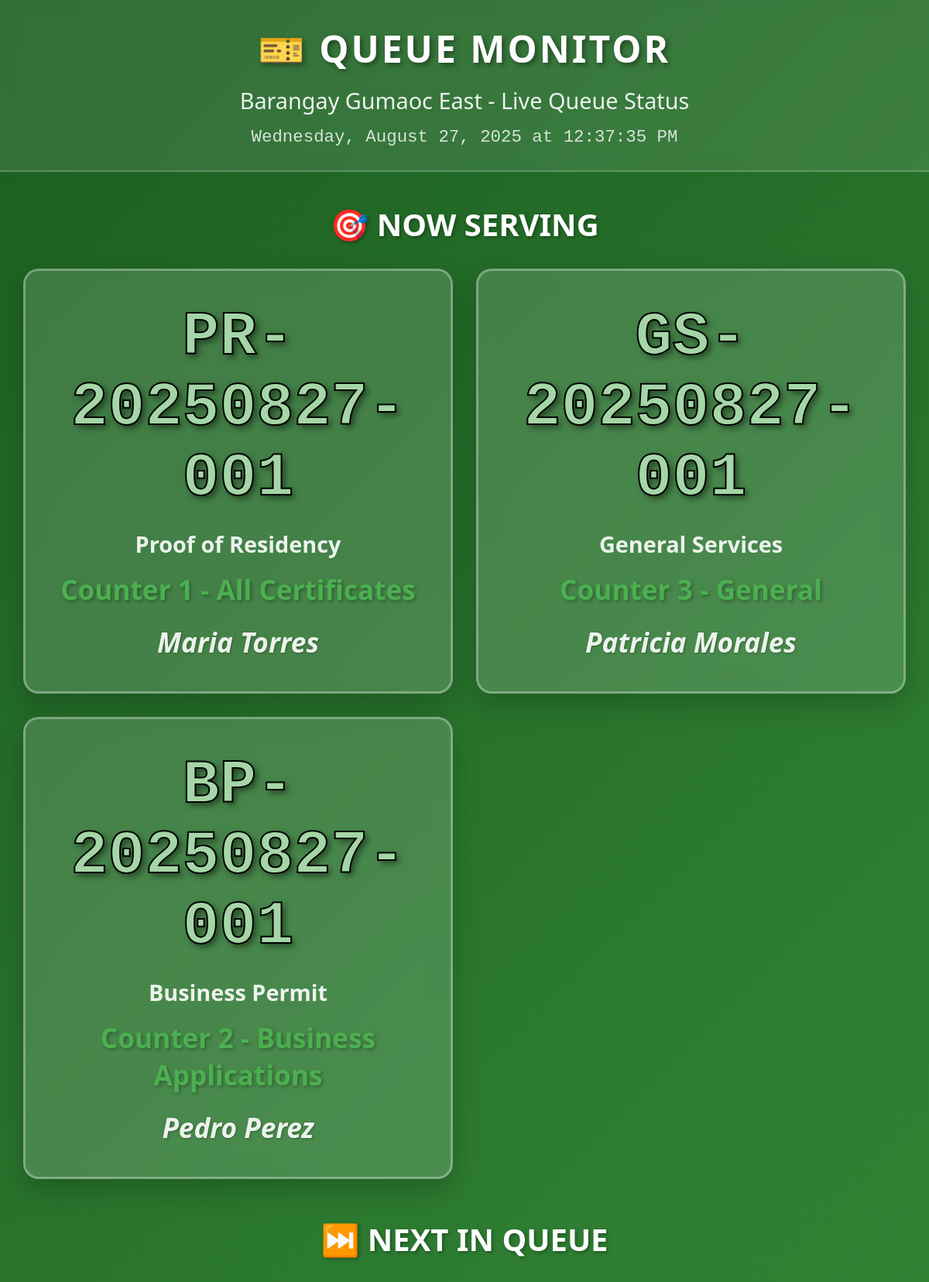
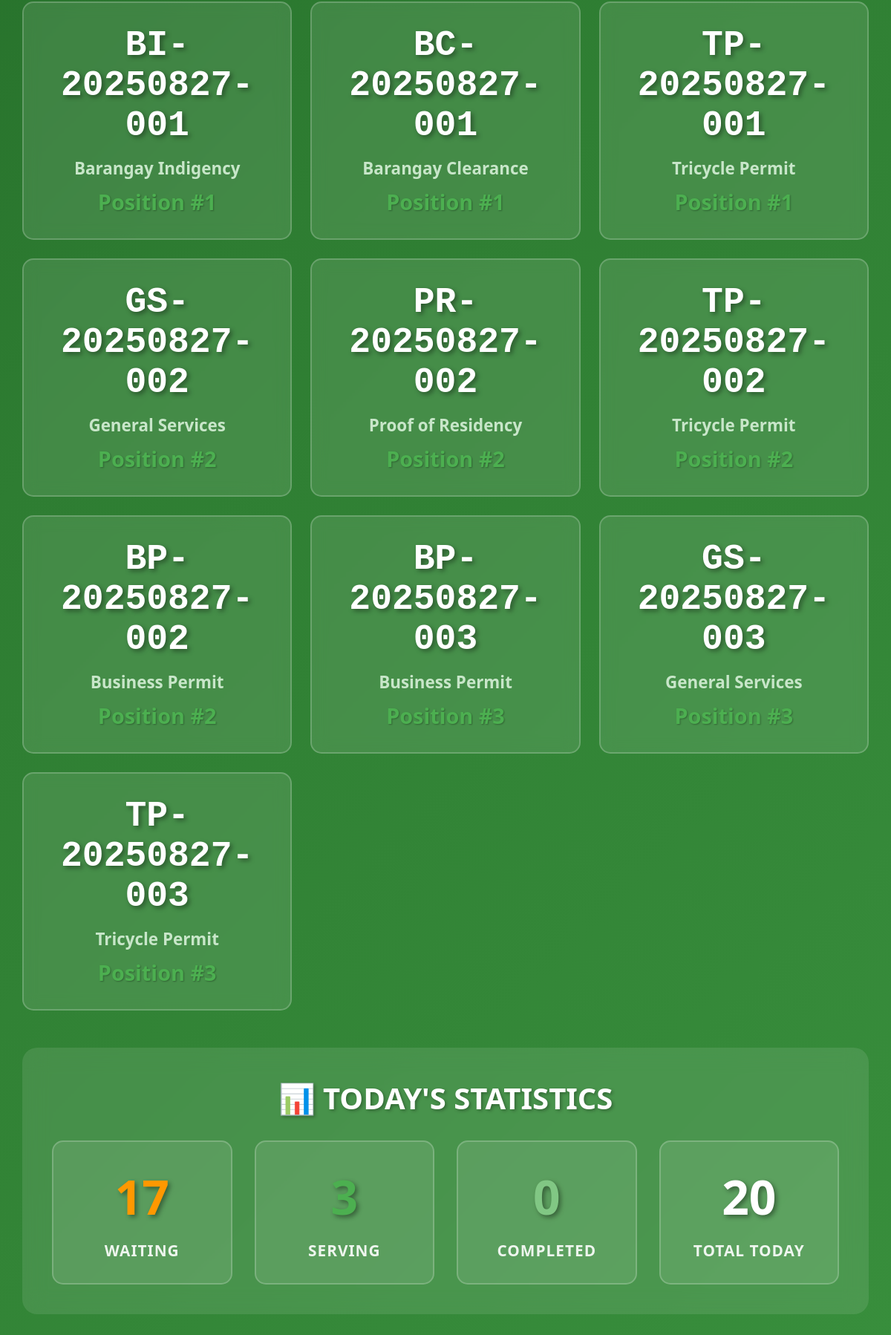
Page /pages/queue-kiosk.php on the committed database (2 pictures, top to bottom).
### tables this page shows
CREATE TABLE `queue_counters` (
  `id` int(11) NOT NULL,
  `counter_number` varchar(10) NOT NULL,
  `counter_name` varchar(50) NOT NULL,
  `service_id` int(11) DEFAULT NULL,
  `operator_name` varchar(100) DEFAULT NULL,
  `is_active` tinyint(1) DEFAULT 1,
  `current_ticket_id` int(11) DEFAULT NULL,
  `last_called_at` timestamp NULL DEFAULT NULL,
  `created_at` timestamp NOT NULL DEFAULT current_timestamp(),
  `updated_at` timestamp NOT NULL DEFAULT current_timestamp() ON UPDATE current_timestamp()
);

CREATE TABLE `queue_tickets` (
  `id` int(11) NOT NULL,
  `ticket_number` varchar(20) NOT NULL,
  `service_id` int(11) NOT NULL,
  `customer_name` varchar(100) NOT NULL,
  `mobile_number` varchar(20) DEFAULT NULL,
  `user_id` int(11) DEFAULT NULL,
  `purpose` text DEFAULT NULL,
  `priority_level` enum('normal','priority','urgent') DEFAULT 'normal',
  `status` enum('waiting','serving','completed','cancelled','no_show') DEFAULT 'waiting',
  `queue_position` int(11) DEFAULT NULL,
  `estimated_time` datetime DEFAULT NULL,
  `called_at` timestamp NULL DEFAULT NULL,
  `served_at` timestamp NULL DEFAULT NULL,
  `completed_at` timestamp NULL DEFAULT NULL,
  `served_by` varchar(100) DEFAULT NULL,
  `notes` text DEFAULT NULL,
  `created_at` timestamp NOT NULL DEFAULT current_timestamp(),
  `updated_at` timestamp NOT NULL DEFAULT current_timestamp() ON UPDATE current_timestamp()
);

CREATE TABLE `queue_services` (
  `id` int(11) NOT NULL,
  `service_name` varchar(100) NOT NULL,
  `service_code` varchar(10) NOT NULL,
  `description` text DEFAULT NULL,
  `estimated_time` int(11) DEFAULT 15 COMMENT 'Estimated time in minutes',
  `max_daily_capacity` int(11) DEFAULT 50,
  `is_active` tinyint(1) DEFAULT 1,
  `created_at` timestamp NOT NULL DEFAULT current_timestamp(),
  `updated_at` timestamp NOT NULL DEFAULT current_timestamp() ON UPDATE current_timestamp()
);

### includes/QueueManager.php (called while the page is built, shortened)
<?php
class QueueManager {
    private $pdo;
    public function __construct($pdo) {
        $this->pdo = $pdo;
    }
    public function getCurrentlyServing() {
        $stmt = $this->pdo->prepare("
            SELECT
                qt.ticket_number,
                qt.customer_name,
                qs.service_name,
                qs.service_code,
                qc.counter_name,
                qt.served_at
            FROM queue_tickets qt
            JOIN queue_services qs ON qt.service_id = qs.id
            LEFT JOIN queue_counters qc ON qc.current_ticket_id = qt.id
            WHERE qt.status = 'serving'
            AND DATE(qt.created_at) = CURDATE()
            ORDER BY qt.served_at DESC
        ");
        $stmt->execute();
        return $stmt->fetchAll();
    }
    public function getNextInQueue($limit = 5) {
        $limit = max(1, min(100, (int)$limit));
        $stmt = $this->pdo->prepare("
            SELECT
                qt.ticket_number,
                qt.customer_name,
                qs.service_name,
                qs.service_code,
                qt.queue_position,
                qt.estimated_time
            FROM queue_tickets qt
            JOIN queue_services qs ON qt.service_id = qs.id
            WHERE qt.status = 'waiting'
            AND DATE(qt.created_at) = CURDATE()
            ORDER BY qt.queue_position ASC
            LIMIT {$limit}
        ");
        $stmt->execute();
        return $stmt->fetchAll();
    }
}
?>

### pages/queue-kiosk.php (the view, shortened to what this page needs)
<?php
include '../includes/db_connect.php';
include '../includes/QueueManager.php';
$queueManager = new QueueManager($pdo);
$currently_serving = $queueManager->getCurrentlyServing();
$next_in_queue = $queueManager->getNextInQueue(10);
$today_stats = [];
try {
    $stats_query = $pdo->query("
        SELECT
            COUNT(*) as total_tickets,
            SUM(CASE WHEN status = 'waiting' THEN 1 ELSE 0 END) as waiting,
            SUM(CASE WHEN status = 'serving' THEN 1 ELSE 0 END) as serving,
            SUM(CASE WHEN status = 'completed' THEN 1 ELSE 0 END) as completed
        FROM queue_tickets
        WHERE DATE(created_at) = CURDATE()
    ");
    $today_stats = $stats_query->fetch();
} catch (Exception $e) {
    $today_stats = ['total_tickets' => 0, 'waiting' => 0, 'serving' => 0, 'completed' => 0];
}
?>
<!DOCTYPE html>
<html lang="en">
<head>
</head>
<body>
    <div class="kiosk-header">
        <h1 class="kiosk-title">🎫 QUEUE MONITOR</h1>
        <p class="kiosk-subtitle">Barangay Gumaoc East - Live Queue Status</p>
        <div class="live-time" id="liveTime"></div>
    </div>
    <?php if (count($currently_serving) > 0): ?>
    <div class="serving-section">
        <h2 class="section-title">🎯 NOW SERVING</h2>
        <div class="serving-grid">
            <?php foreach ($currently_serving as $serving): ?>
            <div class="serving-card">
                <div class="serving-ticket-number"><?php echo htmlspecialchars($serving['ticket_number']); ?></div>
                <div class="serving-service"><?php echo htmlspecialchars($serving['service_name']); ?></div>
                <div class="serving-counter"><?php echo htmlspecialchars($serving['counter_name'] ?? 'Service Counter'); ?></div>
                <div class="serving-customer"><?php echo htmlspecialchars($serving['customer_name']); ?></div>
            </div>
            <?php endforeach; ?>
        </div>
    </div>
    <?php endif; ?>
    <?php if (count($next_in_queue) > 0): ?>
    <div class="next-section">
        <h2 class="section-title">⏭️ NEXT IN QUEUE</h2>
        <div class="next-grid">
            <?php foreach ($next_in_queue as $index => $next): ?>
            <div class="next-card" style="animation-delay: <?php echo $index * 0.1; ?>s;">
                <div class="next-ticket-number"><?php echo htmlspecialchars($next['ticket_number']); ?></div>
                <div class="next-service"><?php echo htmlspecialchars($next['service_name']); ?></div>
                <div class="next-position">Position #<?php echo $next['queue_position']; ?></div>
            </div>
            <?php endforeach; ?>
        </div>
    </div>
    <?php endif; ?>
    <div class="stats-section">
        <h2 class="section-title">📊 TODAY'S STATISTICS</h2>
        <div class="stats-grid">
            <div class="stat-card">
                <div class="stat-number stat-waiting"><?php echo $today_stats['waiting']; ?></div>
                <div class="stat-label">Waiting</div>
            </div>
            <div class="stat-card">
                <div class="stat-number stat-serving"><?php echo $today_stats['serving']; ?></div>
                <div class="stat-label">Serving</div>
            </div>
            <div class="stat-card">
                <div class="stat-number stat-completed"><?php echo $today_stats['completed']; ?></div>
                <div class="stat-label">Completed</div>
            </div>
            <div class="stat-card">
                <div class="stat-number stat-total"><?php echo $today_stats['total_tickets']; ?></div>
                <div class="stat-label">Total Today</div>
            </div>
        </div>
    </div>
</body>
</html>

### pages/queue-kiosk.php (style rules this page uses)
* { margin: 0; padding: 0; box-sizing: border-box; }
body { font-family: 'Segoe UI', Tahoma, Geneva, Verdana, sans-serif; background: linear-gradient(135deg, #1b5e20, #2e7d32, #388e3c); color: white; overflow-x: hidden; min-height: 100vh; }
.kiosk-header { background: rgba(255, 255, 255, 0.1); padding: 30px; text-align: center; backdrop-filter: blur(10px); border-bottom: 2px solid rgba(255, 255, 255, 0.2); margin-bottom: 40px; }
.kiosk-title { font-size: 4rem; font-weight: 900; text-shadow: 3px 3px 6px rgba(0, 0, 0, 0.4); margin-bottom: 15px; letter-spacing: 3px; }
.kiosk-subtitle { font-size: 1.8rem; opacity: 0.9; font-weight: 300; }
.live-time { font-size: 1.4rem; margin-top: 15px; opacity: 0.8; font-family: 'Courier New', monospace; }
.serving-section { margin-bottom: 50px; }
.section-title { font-size: 2.5rem; text-align: center; margin-bottom: 30px; font-weight: 700; text-shadow: 2px 2px 4px rgba(0, 0, 0, 0.3); }
.serving-grid { display: grid; grid-template-columns: repeat(auto-fit, minmax(400px, 1fr)); gap: 30px; padding: 0 30px; }
.serving-card { background: rgba(255, 255, 255, 0.15); border-radius: 20px; padding: 40px; text-align: center; backdrop-filter: blur(15px); border: 3px solid rgba(255, 255, 255, 0.3); box-shadow: 0 15px 35px rgba(0, 0, 0, 0.2); animation: pulse 2s infinite; }
.serving-ticket-number { font-size: 6rem; font-weight: 900; font-family: 'Courier New', monospace; text-shadow: 4px 4px 8px rgba(0, 0, 0, 0.5); margin-bottom: 20px; color: #a5d6a7; text-stroke: 2px #000; -webkit-text-stroke: 2px #000; }
.serving-service { font-size: 1.8rem; font-weight: 600; margin-bottom: 15px; opacity: 0.9; }
.serving-counter { font-size: 2.2rem; font-weight: 700; color: #4caf50; text-shadow: 2px 2px 4px rgba(0, 0, 0, 0.3); }
.serving-customer { font-size: 2.2rem; margin-top: 20px; opacity: 0.9; font-style: italic; font-weight: 600; text-shadow: 1px 1px 3px rgba(0, 0, 0, 0.3); }
.next-section { margin-bottom: 50px; }
.next-grid { display: grid; grid-template-columns: repeat(auto-fit, minmax(300px, 1fr)); gap: 25px; padding: 0 30px; }
.next-card { background: rgba(255, 255, 255, 0.1); border-radius: 15px; padding: 30px; text-align: center; backdrop-filter: blur(10px); border: 2px solid rgba(255, 255, 255, 0.2); }
.next-ticket-number { font-size: 3.5rem; font-weight: 900; font-family: 'Courier New', monospace; text-shadow: 3px 3px 6px rgba(0, 0, 0, 0.4); margin-bottom: 15px; color: #fff; }
.next-service { font-size: 1.4rem; font-weight: 600; margin-bottom: 10px; color: #c8e6c9; }
.next-position { font-size: 1.8rem; font-weight: 700; color: #4caf50; text-shadow: 1px 1px 2px rgba(0, 0, 0, 0.3); }
.stats-section { background: rgba(255, 255, 255, 0.1); margin: 40px 30px; border-radius: 20px; padding: 40px; backdrop-filter: blur(15px); }
.stats-grid { display: grid; grid-template-columns: repeat(auto-fit, minmax(200px, 1fr)); gap: 30px; }
.stat-card { text-align: center; background: rgba(255, 255, 255, 0.1); border-radius: 15px; padding: 30px; border: 2px solid rgba(255, 255, 255, 0.2); }
.stat-number { font-size: 4rem; font-weight: 900; text-shadow: 3px 3px 6px rgba(0, 0, 0, 0.4); margin-bottom: 15px; }
.stat-label { font-size: 1.3rem; font-weight: 600; text-transform: uppercase; letter-spacing: 1px; opacity: 0.9; }
.stat-waiting { color: #ff9800; }
.stat-serving { color: #4caf50; }
.stat-completed { color: #81c784; }
.stat-total { color: #fff; }
.next-card, .stat-card { animation: slideInUp 0.6s ease-out; }
@media (max-width: 1200px) { .kiosk-title { font-size: 3rem; } }
@media (max-width: 1200px) { .serving-ticket-number { font-size: 5rem; } }
@media (max-width: 1200px) { .next-ticket-number { font-size: 3rem; } }

### rows in the picture
queue_counters: current_ticket.ticket_number "PR-20250827-001", queue_services.service_name "Proof of Residency", counter_name "Counter 1 - All Certificates", current_ticket.customer_name "Maria Torres"
queue_counters: current_ticket.ticket_number "GS-20250827-001", service.service_name "General Services", counter_name "Counter 3 - General", current_ticket.customer_name "Patricia Morales"
queue_counters: current_ticket.ticket_number "BP-20250827-001", service.service_name "Business Permit", counter_name "Counter 2 - Business Applications", current_ticket.customer_name "Pedro Perez"
queue_tickets: ticket_number "BI-20250827-001", service.service_name "Barangay Indigency", queue_position "1"
queue_tickets: ticket_number "BC-20250827-001", service.service_name "Barangay Clearance", queue_position "1"
queue_tickets: ticket_number "TP-20250827-001", service.service_name "Tricycle Permit", queue_position "1"
queue_tickets: ticket_number "GS-20250827-002", service.service_name "General Services", queue_position "2"
queue_tickets: ticket_number "PR-20250827-002", service.service_name "Proof of Residency", queue_position "2"
queue_tickets: ticket_number "TP-20250827-002", service.service_name "Tricycle Permit", queue_position "2"
queue_tickets: ticket_number "BP-20250827-002", service.service_name "Business Permit", queue_position "2"
queue_tickets: ticket_number "BP-20250827-003", service.service_name "Business Permit", queue_position "3"
queue_tickets: ticket_number "GS-20250827-003", service.service_name "General Services", queue_position "3"
queue_tickets: ticket_number "TP-20250827-003", service.service_name "Tricycle Permit", queue_position "3"

### other values in the picture
$today_stats['waiting'] "17"
$today_stats['serving'] "3"
$today_stats['completed'] "0"
$today_stats['total_tickets'] "20"
